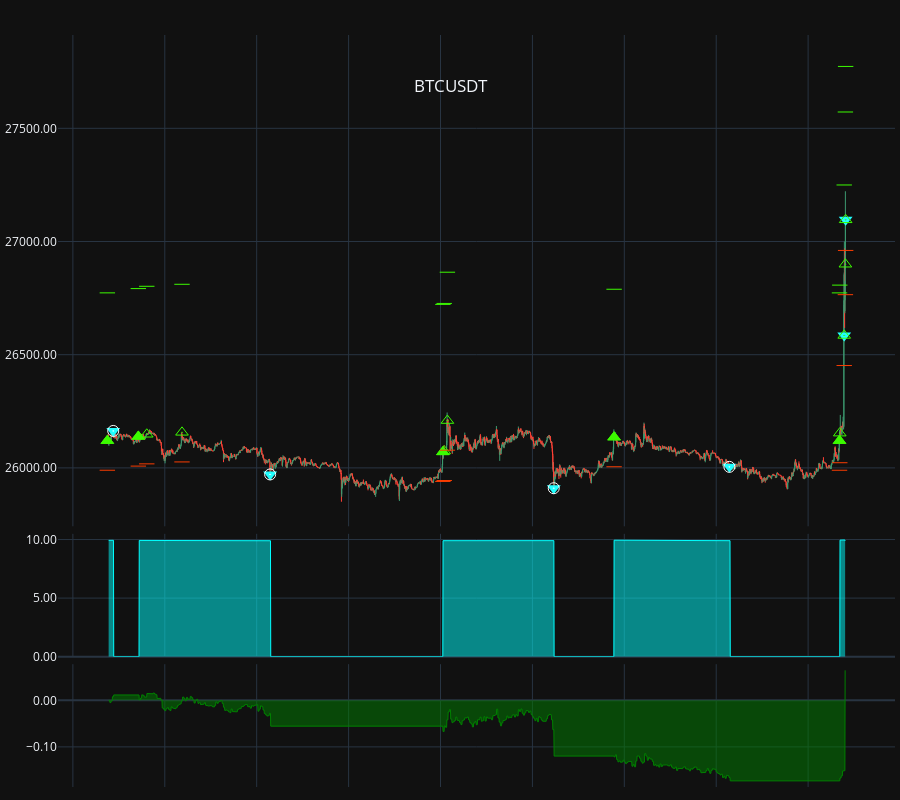

Notebook code cell kept with this figure:
### Code cell
chart_signals(rep[0], symbol, ohlc, '1Min',  show_signals=True)

### Figure 1 — Plotly figure (JSON) as saved in the notebook; plotly's stock layout.template omitted (floating-point values rounded to 4 significant figures; data arrays with more than 128 entries replaced by an {"elided": "..."} marker saying what was removed)
{"data": [{"close": {"elided": "2891 float values"}, "high": {"elided": "2891 float values"}, "line": {"width": 1}, "low": {"elided": "2891 float values"}, "name": "Master_0", "open": {"elided": "2891 float values"}, "type": "candlestick", "uid": "be6aea40-cd55-40bb-b843-0ffac8913f3e", "x": {"elided": "2891 str values"}, "xaxis": "x", "yaxis": "y"}, {"marker": {"color": "#3cfa00", "size": 12, "symbol": "triangle-up"}, "mode": "markers", "name": "BOT", "type": "scatter", "uid": "7f83e3c4-f025-4ab3-a33e-82d09e94d332", "x": ["2023-08-27T14:15:00.001000", "2023-08-27T16:16:24", "2023-08-28T12:09:24", "2023-08-28T23:19:59.999000", "2023-08-29T14:02:59.999000"], "xaxis": "x", "y": [26120.0, 26140.0, 26070.0, 26140.0, 26120.0], "yaxis": "y"}, {"marker": {"color": "#20ffff", "size": 12, "symbol": "triangle-down"}, "mode": "markers", "name": "SLD", "type": "scatter", "uid": "a3434ec7-1fb9-43d6-b30c-5aad276f7766", "x": ["2023-08-27T14:37:59.999000", "2023-08-28T00:52:36", "2023-08-28T19:23:36", "2023-08-29T06:51:36", "2023-08-29T14:21:24", "2023-08-29T14:26:59.999000"], "xaxis": "x", "y": [26160.0, 25970.0, 25910.0, 26000.0, 26580.0, 27100.0], "yaxis": "y"}, {"marker": {"color": "#3cfa00", "size": 11, "symbol": "triangle-up-open-dot"}, "mode": "markers", "name": "LONG", "text": ["", "", "", "", "", "", "", "", "", "", "", "", ""], "type": "scatter", "uid": "8bb9ad5a-964c-4273-86c4-6ca203754fcc", "x": ["2023-08-27T14:15:00.001000", "2023-08-27T16:16:24", "2023-08-27T16:49:24", "2023-08-27T19:07:24", "2023-08-28T12:09:24", "2023-08-28T12:14:36", "2023-08-28T12:26:59.999000", "2023-08-28T23:19:59.999000", "2023-08-29T14:02:59.999000", "2023-08-29T14:03:59.999000", "2023-08-29T14:21:24", "2023-08-29T14:25:59.999000", "2023-08-29T14:26:59.999000"], "xaxis": "x", "y": [26120.0, 26140.0, 26150.0, 26157, 26070.0, 26070.0, 26210.0, 26140.0, 26120, 26150.0, 26585, 26900.0, 27100.0], "yaxis": "y"}, {"marker": {"color": "#3cfa00", "size": 11, "symbol": "line-ew-open"}, "mode": "markers", "name": "Take", "type": "scatter", "uid": "cba07c41-4738-4520-9689-fda32fbc1fef", "x": ["2023-08-27T14:15:00.001000", "2023-08-27T16:16:24", "2023-08-27T16:49:24", "2023-08-27T19:07:24", "2023-08-28T12:09:24", "2023-08-28T12:14:36", "2023-08-28T12:26:59.999000", "2023-08-28T23:19:59.999000", "2023-08-29T14:02:59.999000", "2023-08-29T14:03:59.999000", "2023-08-29T14:21:24", "2023-08-29T14:25:59.999000", "2023-08-29T14:26:59.999000"], "xaxis": "x", "y": [26770.0, 26790.0, 26800.0, 26810.0, 26720.0, 26730.0, 26860.0, 26790.0, 26770.0, 26810.0, 27250.0, 27570.0, 27770.0], "yaxis": "y"}, {"marker": {"color": "#fa3c00", "size": 11, "symbol": "line-ew-open"}, "mode": "markers", "name": "Stop", "type": "scatter", "uid": "cf71cf09-de67-4f93-9aa0-67c2d5c610e8", "x": ["2023-08-27T14:15:00.001000", "2023-08-27T16:16:24", "2023-08-27T16:49:24", "2023-08-27T19:07:24", "2023-08-28T12:09:24", "2023-08-28T12:14:36", "2023-08-28T12:26:59.999000", "2023-08-28T23:19:59.999000", "2023-08-29T14:02:59.999000", "2023-08-29T14:03:59.999000", "2023-08-29T14:21:24", "2023-08-29T14:25:59.999000", "2023-08-29T14:26:59.999000"], "xaxis": "x", "y": [25990.0, 26010.0, 26020.0, 26030.0, 25940.0, 25940.0, 26080.0, 26000.0, 25990.0, 26020.0, 26450.0, 26770.0, 26960.0], "yaxis": "y"}, {"marker": {"color": "#20ffff", "size": 11, "symbol": "triangle-down-open-dot"}, "mode": "markers", "name": "SHORTS", "text": [], "type": "scatter", "uid": "bc599fce-677b-4105-b187-94a0ed9831f1", "x": [], "xaxis": "x", "y": [], "yaxis": "y"}, {"marker": {"color": "#3cfa00", "size": 11, "symbol": "line-ew-open"}, "mode": "markers", "name": "Take", "type": "scatter", "uid": "e3e36584-21fa-44b8-b4d6-32f787f1f917", "x": [], "xaxis": "x", "y": [], "yaxis": "y"}, {"marker": {"color": "#fa3c00", "size": 11, "symbol": "line-ew-open"}, "mode": "markers", "name": "Stop", "type": "scatter", "uid": "a3c97cd7-0bda-4ac2-8b0a-e24ad1354c62", "x": [], "xaxis": "x", "y": [], "yaxis": "y"}, {"marker": {"color": "#ffffff", "size": 11, "symbol": "circle-open-dot"}, "mode": "markers", "name": "EXITS", "text": ["", "Stop triggered", "Stop triggered", "Stop triggered"], "type": "scatter", "uid": "49f92f4d-518c-4afb-9882-671a260300cc", "x": ["2023-08-27T14:37:59.999000", "2023-08-28T00:52:36", "2023-08-28T19:23:36", "2023-08-29T06:51:36"], "xaxis": "x", "y": [26160.0, 25971, 25910.0, 26000.0], "yaxis": "y"}, {"fill": "tozeroy", "line": {"color": "cyan", "width": 1}, "mode": "lines", "name": "Leverage", "type": "scatter", "uid": "13959cf1-6653-4cb1-bb5b-cb908e285fa3", "x": {"elided": "2886 str values"}, "xaxis": "x", "y": {"elided": "2886 float values"}, "yaxis": "y2"}, {"fill": "tozeroy", "line": {"color": "green", "width": 1}, "mode": "lines", "name": "BTCUSDT_PnL", "type": "scatter", "uid": "9487225b-8679-4a9e-a9ef-7626d27858cd", "x": {"elided": "2886 str values"}, "xaxis": "x", "y": {"elided": "2886 float values"}, "yaxis": "y3"}], "layout": {"dragmode": "zoom", "height": 800, "hoverdistance": 1000, "hovermode": "x unified", "margin": {"b": 5, "l": 5, "r": 5, "t": 35}, "modebar": {"add": ["drawline", "drawopenpath", "drawrect", "eraseshape"]}, "newshape": {"line": {"color": "yellow", "width": 1}}, "showlegend": false, "title": {"text": " BTCUSDT", "x": 0.5, "xanchor": "center", "y": 0.9, "yanchor": "top"}, "xaxis": {"anchor": "y", "domain": [0, 1], "hoverformat": "%d-%b-%y %H:%M", "matches": "x3", "rangeslider": {"visible": false}, "showspikes": true, "showticklabels": false, "spikecolor": "#306020", "spikedash": "dot", "spikemode": "across", "spikesnap": "cursor", "spikethickness": 1}, "xaxis2": {"anchor": "y2", "domain": [0, 1], "matches": "x3", "showspikes": true, "showticklabels": false, "spikecolor": "#306020", "spikedash": "dot", "spikemode": "across", "spikesnap": "cursor", "spikethickness": 1}, "xaxis3": {"anchor": "y3", "domain": [0, 1], "showspikes": true, "spikecolor": "#306020", "spikedash": "dot", "spikemode": "across", "spikesnap": "cursor", "spikethickness": 1}, "yaxis": {"anchor": "x", "domain": [0.3467, 1], "hoverformat": ".2f", "spikecolor": "#306020", "spikesnap": "cursor", "spikethickness": 1, "tickformat": ".2f"}, "yaxis2": {"anchor": "x2", "domain": [0.1733, 0.3367], "spikecolor": "#306020", "spikesnap": "cursor", "spikethickness": 1, "tickformat": ".2f"}, "yaxis3": {"anchor": "x3", "domain": [0, 0.1633], "spikecolor": "#306020", "spikesnap": "cursor", "spikethickness": 1, "tickformat": ".2f"}}}
